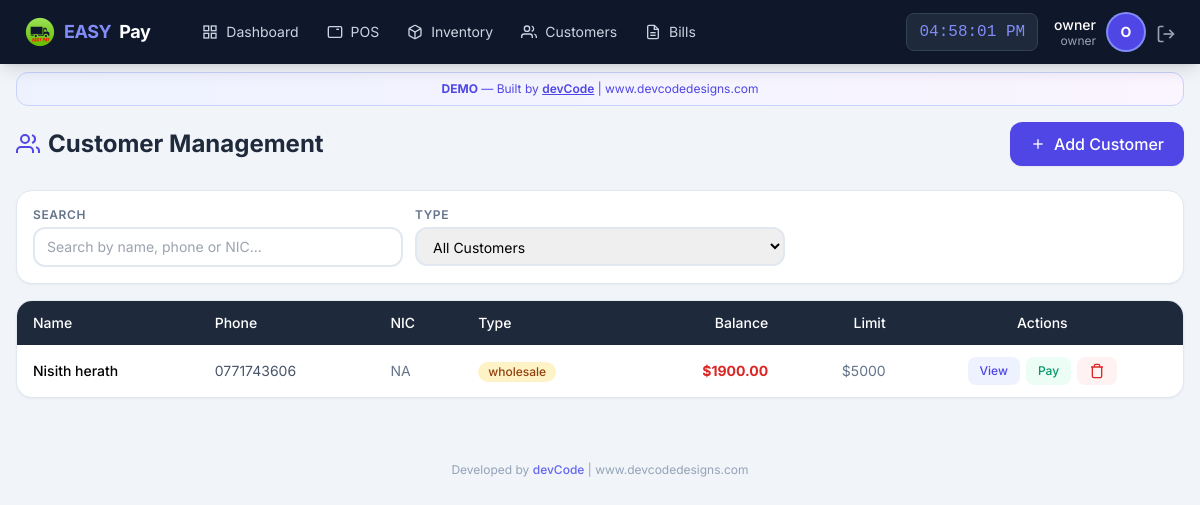
/customer/list (signed in), run on an earlier commit of the app's database.
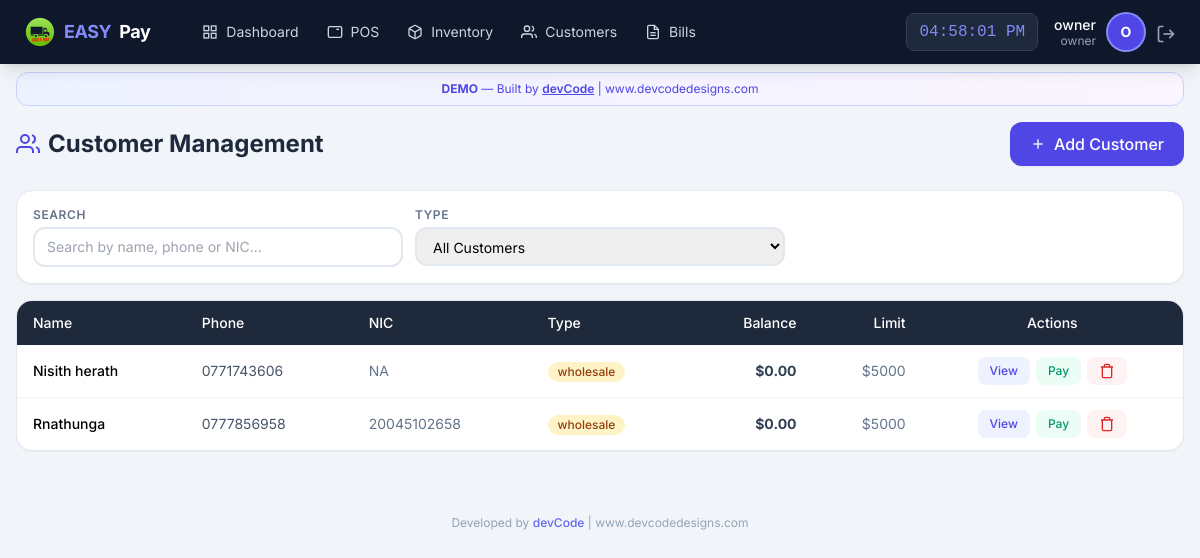
And on a later commit of the database.
### app/models/user.py (models this page shows, shortened)
class User(UserMixin, db.Model):
    __tablename__ = 'users'
    id = db.Column(db.Integer, primary_key=True)
    username = db.Column(db.String(50), unique=True, nullable=False)
    email = db.Column(db.String(120), unique=True, nullable=False)
    password_hash = db.Column(db.String(255), nullable=False)
    role = db.Column(db.String(20), default='staff')  # owner, manager, staff
    is_active = db.Column(db.Boolean, default=True)
    created_at = db.Column(db.DateTime, default=datetime.utcnow)
    last_login = db.Column(db.DateTime)
    orders = db.relationship('Order', backref='cashier_rel', lazy=True, foreign_keys='Order.user_id')

### app/models/customer.py (models this page shows, shortened)
class Customer(db.Model):
    __tablename__ = 'customers'
    id = db.Column(db.Integer, primary_key=True)
    name = db.Column(db.String(100), nullable=False)
    phone = db.Column(db.String(20), unique=True, nullable=False)
    email = db.Column(db.String(120))
    address = db.Column(db.Text)
    nic = db.Column(db.String(20), unique=True, nullable=False)  # National ID Card - mandatory & unique
    customer_type = db.Column(db.String(20), default='retail')
    balance = db.Column(db.Float, default=0.0)
    credit_limit = db.Column(db.Float, default=5000.0)
    total_purchases = db.Column(db.Float, default=0.0)
    total_paid = db.Column(db.Float, default=0.0)
    is_active = db.Column(db.Boolean, default=True)
    notes = db.Column(db.Text)
    created_at = db.Column(db.DateTime, default=datetime.now)
    updated_at = db.Column(db.DateTime, default=datetime.now, onupdate=datetime.now)
    orders = db.relationship('Order', backref='customer_rel', lazy=True)
    payments = db.relationship('Payment', backref='customer_rel', lazy=True)

### app/routes/customer.py (the view)
@customer_bp.route('/list')
@login_required
def list_customers():
    customers = Customer.query.filter_by(is_active=True).order_by(Customer.customer_type, Customer.name).all()
    return render_template('customer/list.html', customers=customers)

### app/models/user.py (called while the page is built)
@login_manager.user_loader
def load_user(user_id):
    return User.query.get(int(user_id))

### app/templates/customer/list.html (shortened to what this page needs)
{% extends "base.html" %}
{% block content %}
<div class="max-w-7xl mx-auto px-4 py-4">
    <div class="flex flex-col sm:flex-row justify-between items-start sm:items-center gap-3 mb-6">
        <h1 class="text-2xl font-bold text-slate-800 flex items-center gap-2">
            <svg class="icon-lg text-indigo-600" viewBox="0 0 24 24" fill="none" stroke="currentColor" stroke-width="2">
                <path d="M17 21v-2a4 4 0 0 0-4-4H5a4 4 0 0 0-4 4v2"></path>
                <circle cx="9" cy="7" r="4"></circle>
                <path d="M23 21v-2a4 4 0 0 0-3-3.87"></path>
                <path d="M16 3.13a4 4 0 0 1 0 7.75"></path>
            </svg>
            Customer Management
        </h1>
        <button onclick="showAddCustomer()" class="bg-indigo-600 text-white px-5 py-2.5 rounded-xl font-medium hover:bg-indigo-700 transition flex items-center gap-2 shadow-sm">
            <svg class="icon-sm" viewBox="0 0 24 24" fill="none" stroke="currentColor" stroke-width="2">
                <line x1="12" y1="5" x2="12" y2="19"></line>
                <line x1="5" y1="12" x2="19" y2="12"></line>
            </svg>
            Add Customer
        </button>
    </div>
    <div class="bg-white rounded-2xl shadow-sm border border-slate-200 p-4 mb-4">
        <div class="grid grid-cols-1 md:grid-cols-3 gap-3">
            <div>
                <label class="block text-xs font-semibold text-slate-500 uppercase tracking-wider mb-1">Search</label>
                <input type="text" id="custSearch" class="w-full border-2 border-slate-200 rounded-xl px-3 py-2 text-sm focus:border-indigo-400 focus:outline-none"
                       placeholder="Search by name, phone or NIC..." onkeyup="filterTable()">
            </div>
            <div>
                <label class="block text-xs font-semibold text-slate-500 uppercase tracking-wider mb-1">Type</label>
                <select id="typeFilter" class="w-full border-2 border-slate-200 rounded-xl px-3 py-2 text-sm focus:border-indigo-400 focus:outline-none" onchange="filterTable()">
                    <option value="all">All Customers</option>
                </select>
            </div>
        </div>
    </div>
    <div class="bg-white rounded-2xl shadow-sm border border-slate-200 overflow-hidden">
        <div class="overflow-x-auto">
            <table class="w-full text-sm" id="custTable">
                <thead>
                    <tr class="bg-slate-800 text-white">
                        <th class="px-4 py-3 text-left font-medium">Name</th>
                        <th class="px-4 py-3 text-left font-medium">Phone</th>
                        <th class="px-4 py-3 text-left font-medium hidden lg:table-cell">NIC</th>
                        <th class="px-4 py-3 text-left font-medium">Type</th>
                        <th class="px-4 py-3 text-right font-medium">Balance</th>
                        <th class="px-4 py-3 text-right font-medium hidden md:table-cell">Limit</th>
                        <th class="px-4 py-3 text-center font-medium">Actions</th>
                    </tr>
                </thead>
                <tbody class="divide-y divide-slate-100">
                    {% for customer in customers %}
                    <tr class="hover:bg-slate-50 transition" id="customer-row-{{ customer.id }}">
                        <td class="px-4 py-3 font-medium">{{ customer.name }}</td>
                        <td class="px-4 py-3 text-slate-600">{{ customer.phone }}</td>
                        <td class="px-4 py-3 text-slate-500 hidden lg:table-cell">{{ customer.nic or '-' }}</td>
                        <td class="px-4 py-3">
                            <span class="inline-flex items-center px-2.5 py-0.5 rounded-full text-xs font-medium
                                {{ 'bg-amber-100 text-amber-800' if customer.customer_type == 'wholesale' else 'bg-blue-100 text-blue-800' }}">
                                {{ customer.customer_type }}
                            </span>
                        </td>
                        <td class="px-4 py-3 text-right font-bold {{ 'text-red-600' if customer.balance > 0 else 'text-slate-700' }}">
                            ${{ "%.2f"|format(customer.balance) }}
                        </td>
                        <td class="px-4 py-3 text-right text-slate-500 hidden md:table-cell">${{ "%.0f"|format(customer.credit_limit) }}</td>
                        <td class="px-4 py-3">
                            <div class="flex items-center justify-center gap-1.5">
                                <button onclick="viewCustomer({{ customer.id }})"
                                        class="px-3 py-1.5 bg-indigo-50 text-indigo-600 text-xs font-medium rounded-lg hover:bg-indigo-100">
                                    View
                                </button>
                                <button onclick="showPayment({{ customer.id }}, '{{ customer.name }}', {{ customer.balance }})"
                                        class="px-3 py-1.5 bg-emerald-50 text-emerald-600 text-xs font-medium rounded-lg hover:bg-emerald-100">
                                    Pay
                                </button>
                                <button onclick="confirmDelete({{ customer.id }}, '{{ customer.name }}')"
                                        class="px-3 py-1.5 bg-red-50 text-red-600 text-xs font-medium rounded-lg hover:bg-red-100">
                                    <svg class="icon-sm" viewBox="0 0 24 24" fill="none" stroke="currentColor" stroke-width="2">
                                        <polyline points="3 6 5 6 21 6"></polyline>
                                        <path d="M19 6v14a2 2 0 0 1-2 2H7a2 2 0 0 1-2-2V6m3 0V4a2 2 0 0 1 2-2h4a2 2 0 0 1 2 2v2"></path>
                                    </svg>
                                </button>
                            </div>
                        </td>
                    </tr>
                    {% else %}
                    <tr>
                        <td colspan="7" class="px-4 py-8 text-center text-slate-400">No customers found</td>
                    </tr>
                    {% endfor %}
                </tbody>
            </table>
        </div>
    </div>
</div>
{% endblock %}

### app/templates/base.html (shortened to what this page needs)
<!DOCTYPE html>
<html lang="en">
<head>
    <script src="https://cdn.tailwindcss.com"></script>
</head>
<body class="bg-slate-100 min-h-screen">
    <nav class="bg-slate-900 text-white shadow-lg fixed top-0 left-0 right-0 z-50">
        <div class="flex justify-between items-center px-4 lg:px-6 h-16">
            <div class="flex items-center gap-6">
                <a href="{{ url_for('pos.dashboard') }}" class="flex items-center gap-2 text-lg font-bold tracking-tight">
                    <img src="{{ url_for('static', filename='img/easypay-logo.png') }}"
                        alt="EASY PAY"
                        class="w-8 h-8 object-contain">
                    <span class="text-indigo-400">EASY</span>Pay
                </a>
                {% if current_user.is_authenticated %}
                <div class="hidden lg:flex items-center gap-1 ml-4">
                    <a href="{{ url_for('pos.dashboard') }}" class="nav-link px-3 py-2 text-sm text-slate-300 hover:text-white flex items-center gap-2">
                        <svg class="icon-sm" viewBox="0 0 24 24" fill="none" stroke="currentColor" stroke-width="2">
                            <rect x="3" y="3" width="7" height="7"></rect><rect x="14" y="3" width="7" height="7"></rect>
                            <rect x="14" y="14" width="7" height="7"></rect><rect x="3" y="14" width="7" height="7"></rect>
                        </svg>
                        Dashboard
                    </a>
                    <a href="{{ url_for('pos.terminal') }}" class="nav-link px-3 py-2 text-sm text-slate-300 hover:text-white flex items-center gap-2">
                        <svg class="icon-sm" viewBox="0 0 24 24" fill="none" stroke="currentColor" stroke-width="2">
                            <rect x="2" y="4" width="20" height="16" rx="2"></rect>
                            <line x1="6" y1="8" x2="6" y2="8"></line><line x1="10" y1="8" x2="10" y2="8"></line>
                            <line x1="14" y1="8" x2="18" y2="8"></line>
                        </svg>
                        POS
                    </a>
                    <a href="{{ url_for('inventory.manage') }}" class="nav-link px-3 py-2 text-sm text-slate-300 hover:text-white flex items-center gap-2">
                        Inventory
                    </a>
                    <a href="{{ url_for('customer.list_customers') }}" class="nav-link px-3 py-2 text-sm text-slate-300 hover:text-white flex items-center gap-2">
                        <svg class="icon-sm" viewBox="0 0 24 24" fill="none" stroke="currentColor" stroke-width="2">
                            <path d="M17 21v-2a4 4 0 0 0-4-4H5a4 4 0 0 0-4 4v2"></path>
                            <circle cx="9" cy="7" r="4"></circle>
                            <path d="M23 21v-2a4 4 0 0 0-3-3.87"></path>
                            <path d="M16 3.13a4 4 0 0 1 0 7.75"></path>
                        </svg>
                        Customers
                    </a>
                    {% if current_user.role in ['owner','manager'] %}
                    <a href="{{ url_for('pos.bills') }}" class="nav-link px-3 py-2 text-sm text-slate-300 hover:text-white flex items-center gap-2">
                        <svg class="icon-sm" viewBox="0 0 24 24" fill="none" stroke="currentColor" stroke-width="2">
                            <path d="M14 2H6a2 2 0 0 0-2 2v16a2 2 0 0 0 2 2h12a2 2 0 0 0 2-2V8z"></path>
                            <polyline points="14 2 14 8 20 8"></polyline>
                            <line x1="16" y1="13" x2="8" y2="13"></line><line x1="16" y1="17" x2="8" y2="17"></line>
                        </svg>
                        Bills
                    </a>
                    {% endif %}
                </div>
                {% endif %}
            </div>
            {% if current_user.is_authenticated %}
            <div class="flex items-center gap-4">
                <span id="liveClock" class="hidden sm:block text-base font-mono bg-slate-800 px-3 py-1.5 rounded-lg text-indigo-400 border border-slate-700"></span>
                <div class="flex items-center gap-3">
                    <div class="hidden sm:block text-right">
                        <p class="text-sm font-medium leading-tight">{{ current_user.username }}</p>
                        <p class="text-xs text-slate-400 leading-tight">{{ current_user.role }}</p>
                    </div>
                    <div class="w-9 h-9 bg-indigo-600 rounded-full flex items-center justify-center text-sm font-bold ring-2 ring-indigo-400">
                        {{ current_user.username[0]|upper }}
                    </div>
                    <a href="{{ url_for('auth.logout') }}" class="text-slate-400 hover:text-red-400 transition" title="Logout">
                        <svg class="icon" viewBox="0 0 24 24" fill="none" stroke="currentColor" stroke-width="2">
                            <path d="M9 21H5a2 2 0 0 1-2-2V5a2 2 0 0 1 2-2h4"></path>
                            <polyline points="16 17 21 12 16 7"></polyline>
                            <line x1="21" y1="12" x2="9" y2="12"></line>
                        </svg>
                    </a>
                </div>
            </div>
            {% endif %}
        </div>
    </nav>
    <div class="pt-16 pb-20 lg:pb-4">
        <div class="max-w-7xl mx-auto px-4 mt-2">
            <div class="bg-gradient-to-r from-indigo-50 to-purple-50 border border-indigo-200 rounded-xl px-4 py-2 text-center text-xs text-indigo-600">
                <strong>DEMO</strong> — Built by <a href="https://www.devcodedesigns.com" target="_blank" class="underline font-semibold hover:text-indigo-800">devCode</a> | www.devcodedesigns.com
            </div>
        </div>
        {% block content %}{% endblock %}
        <footer class="max-w-7xl mx-auto px-4 py-4 text-center text-xs text-slate-400 mt-8">
            Developed by <a href="https://www.devcodedesigns.com" target="_blank" class="text-indigo-500 hover:text-indigo-700 font-medium">devCode</a> | www.devcodedesigns.com
        </footer>
    </div>
</body>
</html>

### app/templates/base.html (style rules this page uses)
body { font-family: 'Inter', system-ui, sans-serif; }
.nav-link { transition: all 0.2s; }
.icon { width: 20px; height: 20px; display: inline-block; vertical-align: middle; }
.icon-sm { width: 16px; height: 16px; }
.icon-lg { width: 24px; height: 24px; }

What changed in the data, as far as the page shows it:
changed Customer "Nisith herath": balance "1900.00" → "0.00"
added Customer: name "Rnathunga", phone "0777856958", nic "20045102658", customer_type "wholesale", balance "0.00", credit_limit "5000"
